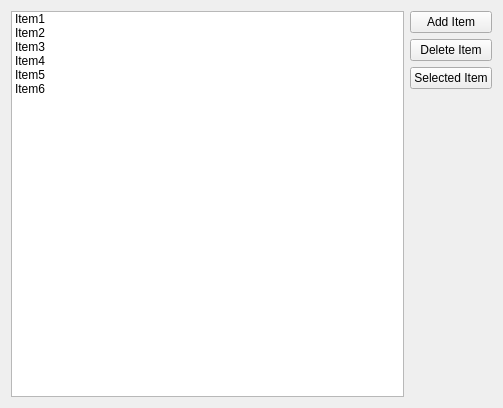
<?xml version="1.0" encoding="UTF-8"?>
<ui version="4.0">
 <class>Widget</class>
 <widget class="QWidget" name="Widget">
  <property name="geometry">
   <rect>
    <x>0</x>
    <y>0</y>
    <width>503</width>
    <height>408</height>
   </rect>
  </property>
  <property name="windowTitle">
   <string>Widget</string>
  </property>
  <layout class="QHBoxLayout" name="horizontalLayout">
   <item>
    <widget class="QListWidget" name="listWidget">
     <item>
      <property name="text">
       <string>Item1</string>
      </property>
     </item>
     <item>
      <property name="text">
       <string>Item2</string>
      </property>
     </item>
     <item>
      <property name="text">
       <string>Item3</string>
      </property>
     </item>
     <item>
      <property name="text">
       <string>Item4</string>
      </property>
     </item>
     <item>
      <property name="text">
       <string>Item5</string>
      </property>
     </item>
     <item>
      <property name="text">
       <string>Item6</string>
      </property>
     </item>
    </widget>
   </item>
   <item>
    <layout class="QVBoxLayout" name="verticalLayout">
     <item>
      <widget class="QPushButton" name="addItemButton">
       <property name="text">
        <string>Add Item</string>
       </property>
      </widget>
     </item>
     <item>
      <widget class="QPushButton" name="deleteItemButton">
       <property name="text">
        <string>Delete Item</string>
       </property>
      </widget>
     </item>
     <item>
      <widget class="QPushButton" name="selectedItemButton">
       <property name="text">
        <string>Selected Item</string>
       </property>
      </widget>
     </item>
     <item>
      <spacer name="verticalSpacer">
       <property name="orientation">
        <enum>Qt::Vertical</enum>
       </property>
       <property name="sizeHint" stdset="0">
        <size>
         <width>20</width>
         <height>118</height>
        </size>
       </property>
      </spacer>
     </item>
    </layout>
   </item>
  </layout>
 </widget>
 <resources/>
 <connections/>
</ui>
